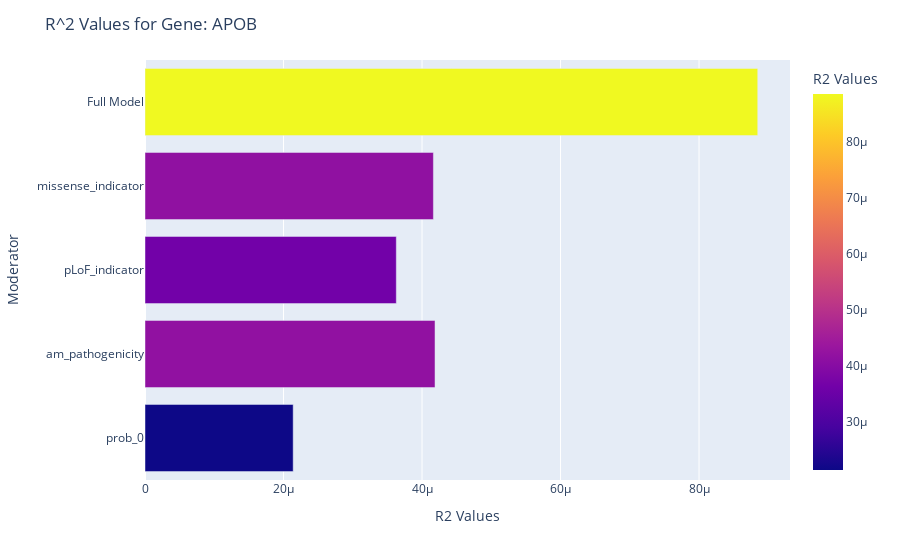

Notebook source saved alongside this figure:
### Code cell
uv.plot_r2(df_filtered, fitted_values_full, style="plotly", gene_filter=["APOB"])

### Figure 1 — Plotly figure (JSON) as saved in the notebook; plotly's stock layout.template omitted (floating-point values rounded to 4 significant figures)
{"data": [{"hovertemplate": "R2 Values=%{marker.color}<br>Moderator=%{y}<extra></extra>", "legendgroup": "", "marker": {"color": [2.14e-05, 4.188e-05, 3.629e-05, 4.164e-05, 8.848e-05], "coloraxis": "coloraxis", "pattern": {"shape": ""}}, "name": "", "orientation": "h", "showlegend": false, "textposition": "auto", "type": "bar", "x": [2.14e-05, 4.188e-05, 3.629e-05, 4.164e-05, 8.848e-05], "xaxis": "x", "y": ["prob_0", "am_pathogenicity", "pLoF_indicator", "missense_indicator", "Full Model"], "yaxis": "y"}], "layout": {"barmode": "relative", "coloraxis": {"colorbar": {"title": {"text": "R2 Values"}}, "colorscale": [[0, "#0d0887"], [0.1111, "#46039f"], [0.2222, "#7201a8"], [0.3333, "#9c179e"], [0.4444, "#bd3786"], [0.5556, "#d8576b"], [0.6667, "#ed7953"], [0.7778, "#fb9f3a"], [0.8889, "#fdca26"], [1, "#f0f921"]]}, "legend": {"tracegroupgap": 0}, "margin": {"t": 60}, "title": {"text": "R^2 Values for Gene: APOB"}, "xaxis": {"anchor": "y", "domain": [0, 1], "title": {"text": "R2 Values"}}, "yaxis": {"anchor": "x", "domain": [0, 1], "title": {"text": "Moderator"}}}}
